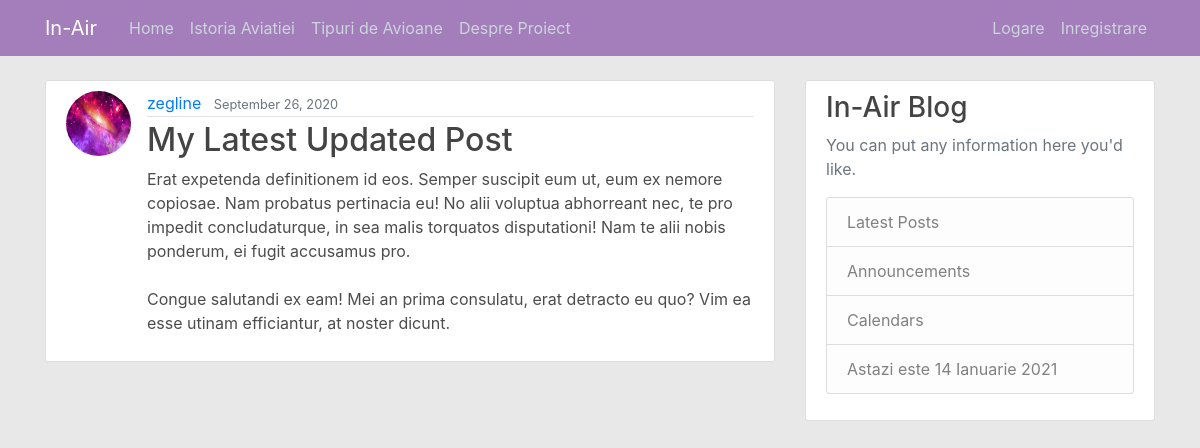
The page /post/29/ on the database its author committed.
### blog/models.py (models this page shows, shortened)
class Post(models.Model):
    title = models.CharField(max_length=100)
    content = models.TextField()
    date_posted = models.DateTimeField(default=timezone.now)
    author = models.ForeignKey(User, on_delete=models.CASCADE)

### users/models.py (models this page shows, shortened)
class Profile(models.Model):
    user = models.OneToOneField(User, on_delete=models.CASCADE)
    image = models.ImageField(default='default.jpg', upload_to='profile_pics')

### blog/views.py (the view)
# urls.py: path('post/<int:pk>/', PostDetailView.as_view(), name='post-detail'),
class PostDetailView(DetailView):
    model = Post

### blog/templates/blog/post_detail.html (shortened to what this page needs)
{% extends "blog/base.html" %}
{% block content %}
    <article class="media content-section">
        <img class="rounded-circle article-img" src={{ object.author.profile.image.url }}>
        <div class="media-body">
            <div class="article-metadata">
                <a class="mr-2" href="{% url 'user-posts' object.author.username %}">{{ object.author }}</a>
                <small class="text-muted">{{ object.date_posted|date:'F d, Y' }}</small>
            </div>
            <h2 class="article-title">{{ object.title }}</h2>
            <p class="article-content">{{ object.content }}</p>
        </div>
    </article>
{% endblock content %}

### blog/static/blog/main.css (style rules this page uses)
html { min-height: 100%; }
body { background: #e8e8e8; background: #e8e8e8; background-size: cover; background-position: center; background-repeat: no-repeat; color: #4c4c4c; margin-top: 5rem; }
h1, h2, h3, h4, h5, h6 { color: #444444; }
.content-section { background: #ffffff; padding: 10px 20px; border: 1px solid #dddddd; border-radius: 3px; margin-bottom: 20px; }
.article-title { color: #444444; }
.article-content { white-space: pre-line; }
.article-img { height: 65px; width: 65px; margin-right: 16px; }
.article-metadata { padding-bottom: 1px; margin-bottom: 4px; border-bottom: 1px solid #e3e3e3 }

### rows shown on the page
Post: author.profile.image (picture), author "zegline", date_posted "September 26, 2020", title "My Latest Updated Post", content "Erat expetenda definitionem id eos. Semper suscipit eum ut, eum ex nemore copiosae. Nam probatus pertinacia eu! No alii voluptua abhorreant nec, te pro impedit concludaturque, in sea malis torquatos disputationi! Nam te alii nobis ponderum, ei fugit accusamus pro. Congue salutandi ex eam! Mei an prima consulatu, erat detracto eu quo? Vim ea esse utinam efficiantur, at noster dicunt."
